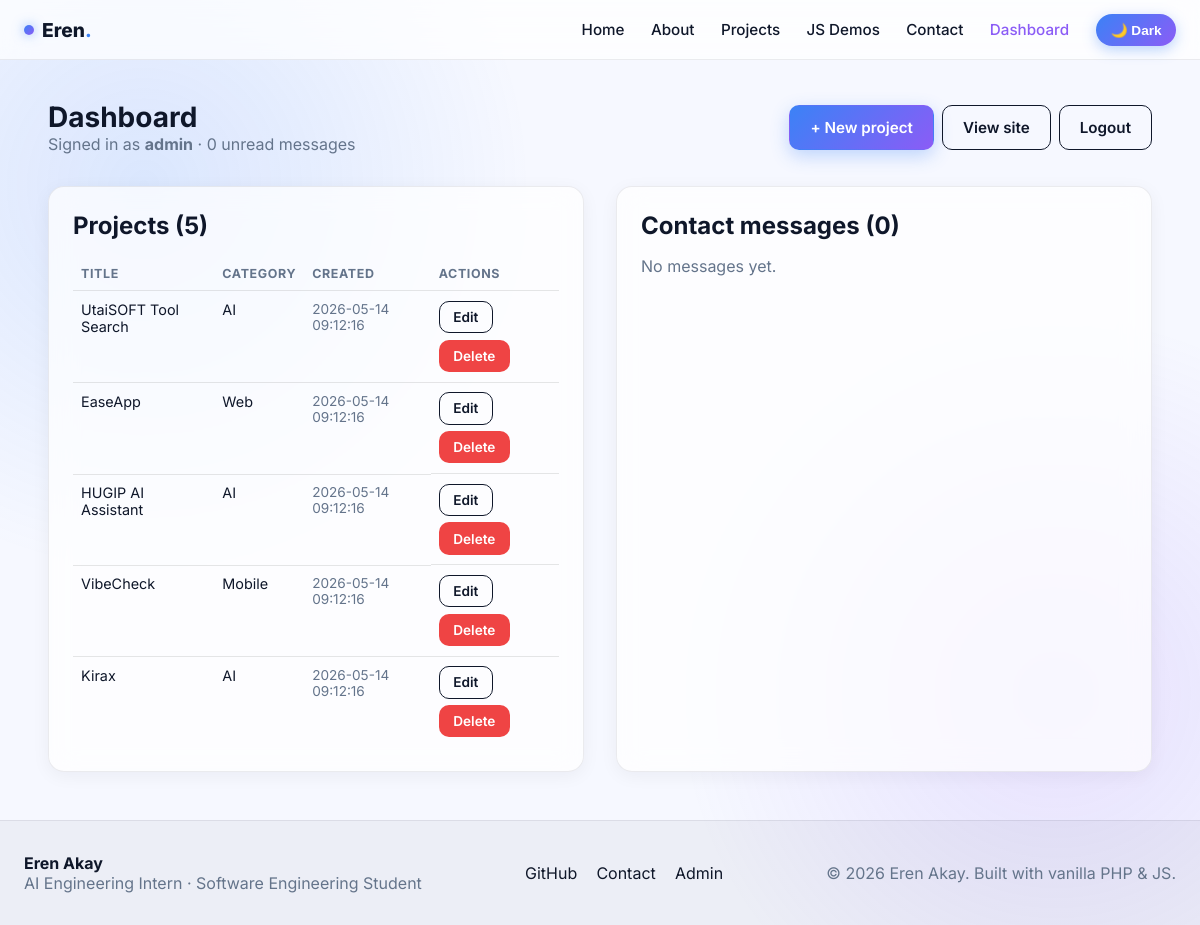
Page /admin/dashboard.php (signed in) on the committed database.
### tables this page shows
CREATE TABLE `projects` (
  `id` INT AUTO_INCREMENT PRIMARY KEY,
  `title` VARCHAR(150) NOT NULL,
  `short_description` VARCHAR(300) NOT NULL,
  `long_description` TEXT NOT NULL,
  `tech_stack` VARCHAR(300) NOT NULL,
  `github_url` VARCHAR(300) DEFAULT NULL,
  `live_url` VARCHAR(300) DEFAULT NULL,
  `image_url` VARCHAR(300) DEFAULT NULL,
  `category` VARCHAR(50) DEFAULT NULL,
  `created_at` TIMESTAMP DEFAULT CURRENT_TIMESTAMP
);

### includes/auth.php (called while the page is built, shortened)
<?php
function is_logged_in(): bool {
    return !empty($_SESSION['admin_id']) && !empty($_SESSION['admin_username']);
}

### includes/db.php (called while the page is built, shortened)
<?php
function db(): PDO {
    static $pdo = null;
    if ($pdo !== null) {
        return $pdo;
    }
    $dsn = sprintf(
        'mysql:host=%s;dbname=%s;charset=%s',
        DB_HOST,
        DB_NAME,
        DB_CHARSET
    );
    $options = [
        PDO::ATTR_ERRMODE            => PDO::ERRMODE_EXCEPTION,
        PDO::ATTR_DEFAULT_FETCH_MODE => PDO::FETCH_ASSOC,
        PDO::ATTR_EMULATE_PREPARES   => false,
    ];
    try {
        $pdo = new PDO($dsn, DB_USER, DB_PASS, $options);
    } catch (PDOException $e) {
        http_response_code(500);
        error_log('DB connection failed: ' . $e->getMessage());
        exit('Database connection failed.');
    }
    return $pdo;
}

### admin/dashboard.php (the view, shortened to what this page needs)
<?php
require_once __DIR__ . '/../includes/db.php';
$projects = db()->query(
    'SELECT id, title, category, created_at FROM projects ORDER BY created_at DESC, id DESC'
)->fetchAll();
$messages = db()->query(
    'SELECT id, name, email, subject, message, is_read, created_at
     FROM contact_messages
     ORDER BY created_at DESC
     LIMIT 50'
)->fetchAll();
$unread = (int) db()->query('SELECT COUNT(*) FROM contact_messages WHERE is_read = 0')
                     ->fetchColumn();
include __DIR__ . '/../includes/header.php';
?>
<div class="dashboard-wrap">
    <div class="dashboard-header">
        <div>
            <h1>Dashboard</h1>
            <span class="muted">
                Signed in as <strong><?= htmlspecialchars($_SESSION['admin_username'], ENT_QUOTES, 'UTF-8') ?></strong>
                · <?= $unread ?> unread message<?= $unread === 1 ? '' : 's' ?>
            </span>
        </div>
        <div style="display:flex; gap:0.5rem;">
            <a class="btn primary" href="project_add.php">+ New project</a>
            <a class="btn ghost" href="../index.php">View site</a>
            <a class="btn ghost" href="logout.php">Logout</a>
        </div>
    </div>
    <div class="dashboard-grid">
        <section class="glass">
            <h2 style="margin-bottom:1rem;">Projects (<?= count($projects) ?>)</h2>
            <?php if (!$projects): ?>
                <p class="muted">No projects yet. Add the first one.</p>
            <?php else: ?>
                <div class="table-wrap">
                    <table class="admin-table">
                        <thead>
                            <tr><th>Title</th><th>Category</th><th>Created</th><th>Actions</th></tr>
                        </thead>
                        <tbody>
                        <?php foreach ($projects as $p): ?>
                            <tr>
                                <td><?= htmlspecialchars($p['title'], ENT_QUOTES, 'UTF-8') ?></td>
                                <td><?= htmlspecialchars($p['category'] ?? '—', ENT_QUOTES, 'UTF-8') ?></td>
                                <td class="muted text-sm"><?= htmlspecialchars($p['created_at'], ENT_QUOTES, 'UTF-8') ?></td>
                                <td class="row-actions">
                                    <a class="btn small ghost"   href="project_edit.php?id=<?= (int) $p['id'] ?>">Edit</a>
                                    <a class="btn small danger"
                                       href="project_delete.php?id=<?= (int) $p['id'] ?>"
                                       onclick="return confirm('Delete this project? This cannot be undone.');">Delete</a>
                                </td>
                            </tr>
                        <?php endforeach; ?>
                        </tbody>
                    </table>
                </div>
            <?php endif; ?>
        </section>
        <section class="glass">
            <h2 style="margin-bottom:1rem;">Contact messages (<?= count($messages) ?>)</h2>
            <?php if (!$messages): ?>
                <p class="muted">No messages yet.</p>
            <?php endif; ?>
        </section>
    </div>
</div>
<?php include __DIR__ . '/../includes/footer.php'; ?>

### includes/header.php (shortened to what this page needs)
<?php
require_once __DIR__ . '/auth.php';
$scriptDir = rtrim(str_replace('\\', '/', dirname($_SERVER['SCRIPT_NAME'])), '/');
if (substr($scriptDir, -6) === '/admin' || substr($scriptDir, -4) === '/api') {
    $scriptDir = substr($scriptDir, 0, strrpos($scriptDir, '/'));
}
$BASE = $scriptDir === '' ? '' : $scriptDir;
$initialTheme = ($_COOKIE['theme'] ?? 'light') === 'dark' ? 'dark' : 'light';
?>
<!DOCTYPE html>
<html lang="en" data-theme="<?= $initialTheme ?>">
<head>
    <link rel="stylesheet" href="<?= $BASE ?>/assets/css/style.css">
</head>
<body class="<?= $initialTheme === 'dark' ? 'dark-mode' : '' ?>">
<div class="animated-bg" aria-hidden="true"></div>
<nav class="topnav" id="topnav">
    <div class="topnav-inner">
        <a href="<?= $BASE ?>/index.php" class="brand">
            <span class="brand-dot"></span>
            <span class="brand-text">Eren<span class="highlight">.</span></span>
        </a>
        <ul class="nav-links">
            <li><a href="<?= $BASE ?>/index.php#home">Home</a></li>
            <li><a href="<?= $BASE ?>/index.php#about">About</a></li>
            <li><a href="<?= $BASE ?>/index.php#projects">Projects</a></li>
            <li><a href="<?= $BASE ?>/index.php#showcase">JS Demos</a></li>
            <li><a href="<?= $BASE ?>/index.php#contact">Contact</a></li>
            <?php if (is_logged_in()): ?>
                <li><a href="<?= $BASE ?>/admin/dashboard.php" class="nav-admin">Dashboard</a></li>
            <?php endif; ?>
        </ul>
        <button id="theme-toggle" class="theme-btn" type="button" aria-label="Toggle dark mode">
            <?= $initialTheme === 'dark' ? '☀️ Light' : '🌙 Dark' ?>
        </button>
    </div>
</nav>
<main class="site-main">

### includes/footer.php (shortened to what this page needs)
</main>
<footer class="site-footer">
    <div class="footer-inner">
        <div>
            <strong>Eren Akay</strong>
            <p class="muted">AI Engineering Intern · Software Engineering Student</p>
        </div>
        <div class="footer-links">
            <a href="https://github.com/erenakay1" target="_blank" rel="noopener">GitHub</a>
            <a href="<?= $BASE ?>/index.php#contact">Contact</a>
            <a href="<?= $BASE ?>/admin/login.php">Admin</a>
        </div>
        <div class="muted">© <?= date('Y') ?> Eren Akay. Built with vanilla PHP &amp; JS.</div>
    </div>
</footer>
</body>
</html>

### rows in the picture
projects: title "UtaiSOFT Tool Search", category "AI", created_at "2026-05-14 09:12:16"
projects: title "EaseApp", category "Web", created_at "2026-05-14 09:12:16"
projects: title "HUGIP AI Assistant", category "AI", created_at "2026-05-14 09:12:16"
projects: title "VibeCheck", category "Mobile", created_at "2026-05-14 09:12:16"
projects: title "Kirax", category "AI", created_at "2026-05-14 09:12:16"

### other values in the picture
$_SESSION['admin_username'] "admin"
$unread "0"
count($projects) "5"
count($messages) "0"
